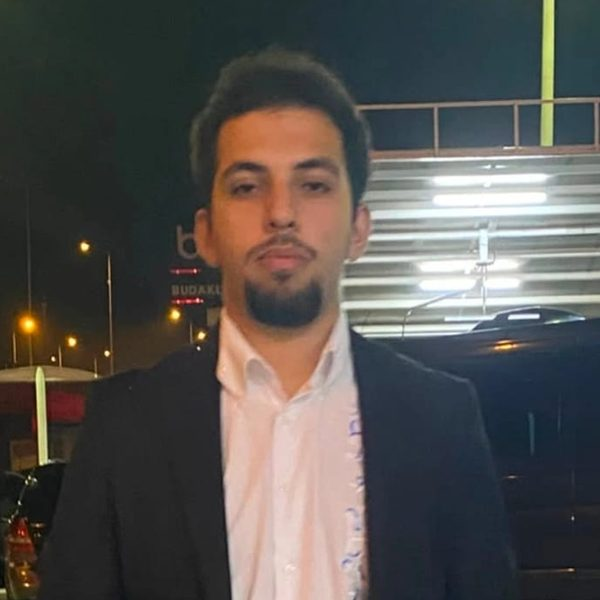
#> input picture docs/ekip/alternatif/adem-baglan.jpg, 600 x 600 px, given in place of emine-sultan-gunes.jpg, which was not available
$ python test_clean_zoom.py   (older library calls are emulated)
#> lines starting #> are read from the running program, lines starting #| are printed output that depends on the picture; pictures that were not available may be replaced by others from this repository, and a replacement may not be noted
### docs/ekip/yz/talimatlar/agy/test_poisson_pilot.py
import os
import glob
import json
import time
import base64
import hashlib
import urllib.request
import urllib.error
import cv2
import numpy as np
from PIL import Image, ImageDraw

WORKSPACE = "/Users/wildgenie/Projects/btu-matro"
SCRATCH = "/Users/wildgenie/.gemini/antigravity-cli/brain/482501c3-e797-49fa-a7d5-231ae28c4675/scratch"
RAW_KADRAJ_DIR = os.path.join(SCRATCH, "raw_kadraj")
os.makedirs(RAW_KADRAJ_DIR, exist_ok=True)
LOG_FILE = os.path.join(SCRATCH, "gemini_calls.jsonl")

def get_api_key():
    key = os.environ.get("GEMINI_API_KEY", "").strip()
    if not key:
        raise RuntimeError("GEMINI_API_KEY is not set")
    return key

# [9 lines left out: function b64_encode_image, not called in this run]

def get_all_uncropped_refs(slug):
    """
    Collect all uncropped originals from docs/ekip/orijinal/<slug>*.jpg and docs/ekip/alternatif/<slug>.jpg,
    putting the primary target scene uncropped original LAST so Gemini knows which photo to reframe
    while having all uncropped originals in Turn 1.
    """
#> called with slug = 'emine-sultan-gunes'
    orij_files = sorted(glob.glob(os.path.join(WORKSPACE, f"docs/ekip/orijinal/{slug}*.jpg")))
    alt_files = sorted(glob.glob(os.path.join(WORKSPACE, f"docs/ekip/alternatif/{slug}*.jpg")))
    site_file = os.path.join(WORKSPACE, f"public/media/ekip/{slug}.jpg")

    site_im = cv2.imread(site_file)
#> site_im is the input picture: shape (600, 600, 3); mean B, G, R 80.2, 83.2, 86.4
    site_small = cv2.resize(site_im, (150, 150))
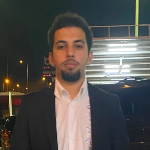
#> site_small: shape (150, 150, 3); mean B, G, R 80.4, 83.4, 86.6
    face_tpl = site_small[35:115, 35:115]
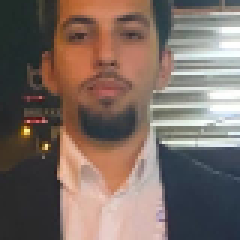
#> face_tpl: shape (80, 80, 3) (shown 3 times larger); mean B, G, R 99.8, 107.6, 123.7

    best_scene_file = orij_files[0] if orij_files else site_file
    best_score = -1.0
    for p in orij_files:
        bn = os.path.basename(p)
        if "-grup-" in bn or "-kursu" in bn or "-bilgehan-" in bn:
            continue
        im = cv2.imread(p)
        if im is None:
            continue
        oh, ow = im.shape[:2]
        f_sc = 400.0 / max(oh, ow)
        im_s = cv2.resize(im, (int(ow * f_sc), int(oh * f_sc)))
        local_best = -1.0
        for sc in np.linspace(0.20, 2.0, 32):
            tw = int(80 * sc)
            if tw >= im_s.shape[1] or tw >= im_s.shape[0] or tw < 16:
                continue
            tpl = cv2.resize(face_tpl, (tw, tw))
            res = cv2.matchTemplate(im_s, tpl, cv2.TM_CCOEFF_NORMED)
            _, mv, _, _ = cv2.minMaxLoc(res)
            if mv > local_best:
                local_best = mv
        if local_best > 0.65:
            # Prefer larger resolution uncropped file when matching the same scene
            score = local_best + (0.08 if (ow * oh) > (800 * 800) else 0.0)
            if score > best_score:
                best_score = score
                best_scene_file = p

    all_candidates = orij_files + alt_files
    # Keep all files except exact byte-identical or near-identical duplicates, keeping higher-res version
    unique_refs = []
    for p in all_candidates:
        bn = os.path.basename(p)
        # Skip 5-person wide group shots as advised in CODEX-GOREV ("Grup fotoğraflarını ... ya da hiç verme"),
        # but keep -canva, -yuz-N, -bilgehan-N, -luna-N, -yakin, -kare, and alternatif
        if "-grup-" in bn or "-kursu" in bn:
            continue
        im = Image.open(p).convert("RGB").resize((64, 64))
        arr = np.asarray(im, dtype=np.float32)
        is_dup = False
        for i, (prev_p, prev_arr) in enumerate(unique_refs):
            if np.mean(np.abs(arr - prev_arr)) < 2.5:
                if os.path.getsize(p) > os.path.getsize(prev_p):
                    unique_refs[i] = (p, arr)
                is_dup = True
                break
        if not is_dup:
            unique_refs.append((p, arr))

    ref_paths = [p for p, _ in unique_refs]
    if best_scene_file in ref_paths:
        ref_paths.remove(best_scene_file)
    ref_paths.append(best_scene_file)
    return ref_paths, best_scene_file

# [249 lines left out: functions call_gemini_kadraj, detect_face_box_in_site, align_and_poisson_blend, check_seam_strict, not called in this run]

# [36 lines that do not run on import are left out]

### docs/ekip/yz/talimatlar/agy/test_clean_zoom.py
import os
import cv2
import numpy as np
from PIL import Image, ImageDraw
import base64, hashlib, json, time, urllib.request

from test_poisson_pilot import (
    WORKSPACE, SCRATCH, LOG_FILE, get_api_key, b64_encode_image,
    get_all_uncropped_refs, detect_face_box_in_site, align_and_poisson_blend, check_seam_strict
)
from test_soft_guide import build_soft_guide_from_uncropped

def prepare_clean_target_ref(site_bgr, orig_bgr):
    """
    If orig_bgr has real uncropped pixels around site_bgr, extract the largest 100% REAL (unpadded, unblurred)
    crop around the head & shoulders from orig_bgr so Gemini gets all available real background pixels
    without any artificial border!
    """
    oh, ow = orig_bgr.shape[:2]
#> oh = 600; ow = 600
    site_small = cv2.resize(site_bgr, (150, 150))
    face_tpl = site_small[35:115, 35:115]

    f_sc = 450.0 / max(oh, ow)
#> f_sc = 0.75
    orig_s = cv2.resize(orig_bgr, (int(ow * f_sc), int(oh * f_sc)))
    best = (-1.0, 1.0, 0, 0)
    for sc in np.linspace(0.20, 2.2, 45):
        tw = int(80 * sc)
        if tw >= orig_s.shape[1] or tw >= orig_s.shape[0] or tw < 16:
            continue
        tpl = cv2.resize(face_tpl, (tw, tw))
        res = cv2.matchTemplate(orig_s, tpl, cv2.TM_CCOEFF_NORMED)
        _, mv, _, ml = cv2.minMaxLoc(res)
        if mv > best[0]:
            best = (mv, sc, ml[0], ml[1])
#> this loop made 45 passes
#> (mv, best) on pass 1: (0.714, (0.714, 0.2, 83, 332))
#> (mv, ml) on passes 2 to 7: (0.671, (81, 329)), (0.632, (159, 251)), (0.636, (263, 149)), (0.622, (157, 254)), (0.608, (155, 252)), (0.59, (157, 286))
#> pass 1, in prepare_clean_target_ref, `res = cv2.matchTemplate(orig_s, tpl, cv2.TM_CCOEFF_NORMED)`:
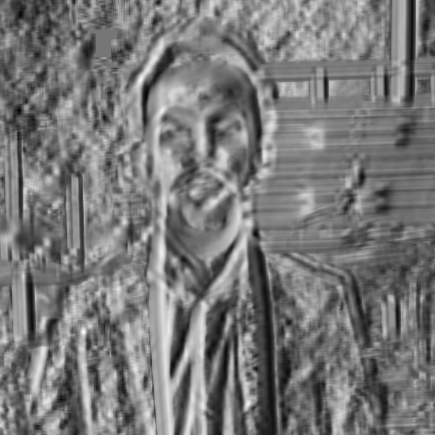
#> res: shape (435, 435) float32; min -0.624, max 0.714, mean 0.00962; drawn with min black and max white
#> pass 2, in prepare_clean_target_ref, `res = cv2.matchTemplate(orig_s, tpl, cv2.TM_CCOEFF_NORMED)`:
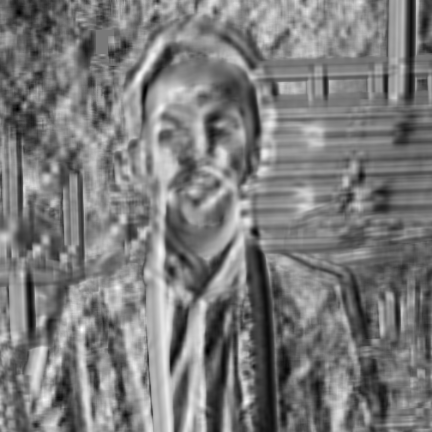
#> res: shape (432, 432) float32; min -0.605, max 0.671, mean 0.0116; drawn with min black and max white
#> pass 3, in prepare_clean_target_ref, `tpl = cv2.resize(face_tpl, (tw, tw))`:
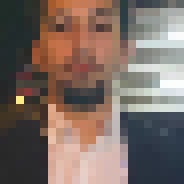
#> tpl: shape (23, 23, 3) (shown 8 times larger); mean B, G, R 99.2, 106.9, 123.1
#> pass 3, in prepare_clean_target_ref, `res = cv2.matchTemplate(orig_s, tpl, cv2.TM_CCOEFF_NORMED)`:
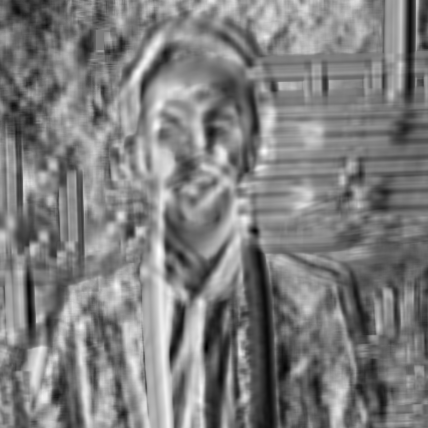
#> res: shape (428, 428) float32; min -0.597, max 0.632, mean 0.0122; drawn with min black and max white
#> after the loop:
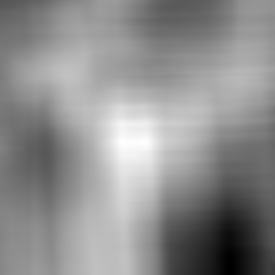
#> res: shape (275, 275) float32; min -0.571, max 0.686, mean 0.129; drawn with min black and max white

    mv, sc, fx, fy = best
#> mv = 0.714; sc = 0.2; fx = 83; fy = 332
    if mv < 0.70:
        return site_bgr, False

    S = int(round((150 * sc) / f_sc))
#> S = 40
    sx0 = int(round((fx - 35 * sc) / f_sc))
#> sx0 = 101
    sy0 = int(round((fy - 35 * sc) / f_sc))
#> sy0 = 433

    # Desired ideal box: top_pad = 0.22 * S, bot_pad = 0.08 * S, side_pad = 0.15 * S
    ideal_S = int(round(S * 1.30))
#> ideal_S = 52
    cx = sx0 + S // 2
#> cx = 121
    nx0 = cx - ideal_S // 2
#> nx0 = 95
    ny0 = sy0 - int(round(S * 0.22))
#> ny0 = 424
    nx1 = nx0 + ideal_S
#> nx1 = 147
    ny1 = ny0 + ideal_S
#> ny1 = 476

    if nx0 >= 0 and ny0 >= 0 and nx1 <= ow and ny1 <= oh:
        # 100% of the ideal wider square exists inside orig_bgr!
        crop = orig_bgr[ny0:ny1, nx0:nx1]
        return cv2.resize(crop, (600, 600), interpolation=cv2.INTER_LANCZOS4), True

    # Otherwise, clamp to the real bounds of orig_bgr around the person (up to 1.45 * S) so we never include
    # artificial borders, while giving Gemini the maximum real uncropped background around the head/shoulders!
    rx0 = max(0, sx0 - int(S * 0.25))
    ry0 = max(0, sy0 - int(S * 0.30))
    rx1 = min(ow, sx0 + S + int(S * 0.25))
    ry1 = min(oh, sy0 + S + int(S * 0.25))
    return orig_bgr[ry0:ry1, rx0:rx1], False

def call_gemini_clean_zoomout(slug, ref_paths, clean_target_bgr, is_already_framed=False):
    key = get_api_key()
    url = f"https://generativelanguage.googleapis.com/v1beta/models/gemini-3-pro-image:generateContent?key={key}"

    parts = []
    img_hashes = []
    for p in ref_paths:
        b64, h, sz = b64_encode_image(p)
        img_hashes.append({"file": os.path.basename(p), "sha256_16": h, "size": sz})
        parts.append({"inlineData": {"mimeType": "image/jpeg", "data": b64}})

    _, buf = cv2.imencode(".jpg", clean_target_bgr, [int(cv2.IMWRITE_JPEG_QUALITY), 93])
    raw_t = buf.tobytes()
    b64_t = base64.b64encode(raw_t).decode("ascii")
    img_hashes.append({"file": "clean_target_crop.jpg", "sha256_16": hashlib.sha256(raw_t).hexdigest()[:16], "size": [clean_target_bgr.shape[1], clean_target_bgr.shape[0]]})
    parts.append({"inlineData": {"mimeType": "image/jpeg", "data": b64_t}})

    if is_already_framed:
        prompt = (
            "Yukarıda kişinin kesilmemiş orijinal fotoğrafları ve son görselde orijinal fotoğraftan alınmış "
            "1:1 kare baş-omuz kadrajı verilmiştir. Son görseldeki bu 1:1 kare fotoğrafı, kişinin yüzünü, ifadesini, "
            "kıyafetini, arka planını ve kadrajını BİREBİR koruyarak, hiçbir kenar çizgisi veya bulanık çerçeve olmadan temiz 1:1 kare olarak üret."
        )
    else:
        prompt = (
            "Yukarıdaki ilk görseller kişinin kesilmemiş orijinal fotoğraflarıdır. "
            "SON GÖRSELDEKİ fotoğrafı temel al: bu fotoğrafta kamera kişiye biraz fazla yakın olduğu için baş üst kenara yakın duruyor. "
            "Aynı fotoğrafı, kamerayı %20 oranında geri çekerek (zoom out / outpaint yaparak) 1:1 kare formatta yeniden kadrajla:\n"
            "- Kişinin yüzü, bakışı, ifadesi, saç/başörtüsü/gözlüğü, kıyafeti ve sahne ışığı BİREBİR aynı kalsın.\n"
            "- Baş karenin yatayda tam ortasında ve dikeyde biraz daha aşağıda dursun; başın/saçın/başörtüsünün üstünde arka plandan en az %16-%20 oranında geniş ve doğal bir boşluk (headroom) aç.\n"
            "- Alt kısımda her iki omuz rahatça görünsün.\n"
            "- Arka planı (duvar, tavan, araç içi, gökyüzü vb.) kesintisiz ve net biçimde devam ettir; ASLA bulanık kenar (blur border), çerçeve, dikdörtgen kutu izi veya çizgi oluşturma."
        )
    parts.append({"text": prompt})

    body = {
        "contents": [{"role": "user", "parts": parts}],
        "generationConfig": {
            "responseModalities": ["TEXT", "IMAGE"],
            "imageConfig": {"aspectRatio": "1:1"}
        }
    }
    req = urllib.request.Request(
        url, data=json.dumps(body).encode("utf-8"),
        headers={"Content-Type": "application/json"}, method="POST"
    )
    t0 = time.time()
    with urllib.request.urlopen(req, timeout=120) as resp:
        resp_data = json.loads(resp.read().decode("utf-8"))
    elapsed = round(time.time() - t0, 2)

    out_b64 = None
    for cand in resp_data.get("candidates", []):
        for part in cand.get("content", {}).get("parts", []):
            if "inlineData" in part:
                out_b64 = part["inlineData"]["data"]
                break

    with open(LOG_FILE, "a", encoding="utf-8") as f:
        f.write(json.dumps({
            "ts": time.strftime("%Y-%m-%dT%H:%M:%SZ", time.gmtime()),
            "slug": slug, "task": "kadraj_clean_zoomout",
            "refs": img_hashes, "elapsed_s": elapsed, "success": out_b64 is not None
        }, ensure_ascii=False) + "\n")

    arr = np.frombuffer(base64.b64decode(out_b64), dtype=np.uint8)
    out_bgr = cv2.imdecode(arr, cv2.IMREAD_COLOR)
    return cv2.resize(out_bgr, (600, 600), interpolation=cv2.INTER_LANCZOS4)

if __name__ == "__main__":
    for s in ["emine-sultan-gunes", "irmak-karaagac"]:
        refs, best_scene = get_all_uncropped_refs(s)
        site_bgr = cv2.imread(os.path.join(WORKSPACE, f"public/media/ekip/{s}.jpg"))
        orig_bgr = cv2.imread(best_scene)
        clean_t, is_framed = prepare_clean_target_ref(site_bgr, orig_bgr)
#> is_framed = True
        gem_bgr = call_gemini_clean_zoomout(s, refs, clean_t, is_already_framed=is_framed)
#> (the run stopped early here; a loop or call above may not have finished)

$ run again, on docs/ekip/canva-DAHYwyJ6SQc/0a6a3393-90a6-4a12-adf0-185164b9ac28.jpg
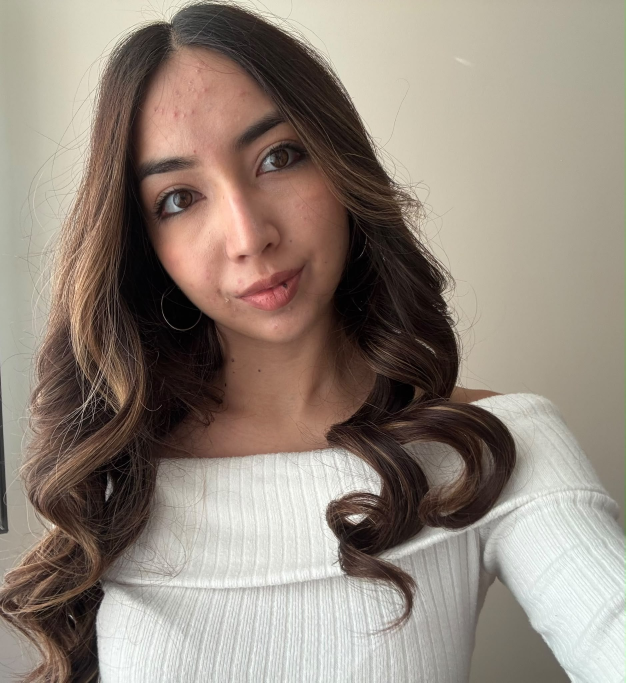
#> input picture docs/ekip/canva-DAHYwyJ6SQc/0a6a3393-90a6-4a12-adf0-185164b9ac28.jpg, 1876 x 2048 px, given in place of emine-sultan-gunes.jpg, which was not available (shown at 1/3 size)
#> in get_all_uncropped_refs, site_im is the input picture: shape (2048, 1876, 3); mean B, G, R 124.3, 135.1, 147.3
#> the loop in prepare_clean_target_ref, `for sc in np.linspace(0.20, 2.2, 45):` made 45 passes
#> (mv, best) on passes 1, 2, 10, 11, 12, 40, 41, 42: (0.483, (0.483, 0.2, 229, 326)), (0.493, (0.493, 0.245, 107, 120)), (0.524, (0.524, 0.609, 129, 97)), (0.554, (0.554, 0.655, 126, 95)), (0.555, (0.555, 0.7, 124, 93)), (0.559, (0.559, 1.97, 132, 170)), (0.577, (0.577, 2.02, 132, 167)), (0.599, (0.599, 2.06, 131, 163))
#> pass 1, in prepare_clean_target_ref, `res = cv2.matchTemplate(orig_s, tpl, cv2.TM_CCOEFF_NORMED)`:
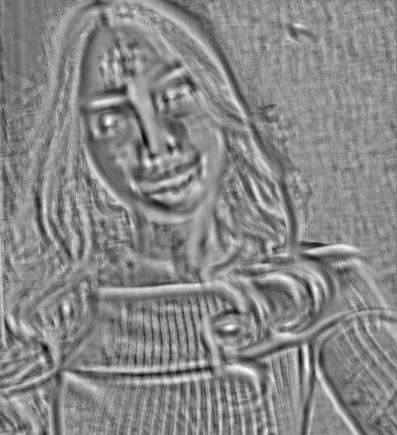
#> res: shape (435, 397) float32; min -0.532, max 0.483, mean 0.0092; drawn with min black and max white
#> after the loop in prepare_clean_target_ref, `for sc in np.linspace(0.20, 2.2, 45):`:
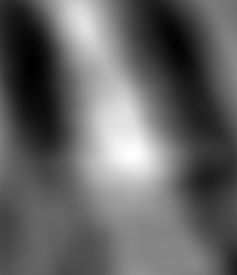
#> res: shape (275, 237) float32; min -0.474, max 0.685, mean -0.0161; drawn with min black and max white
#> sc = 2.2; fx = 133; fy = 154
#> is_framed = False
